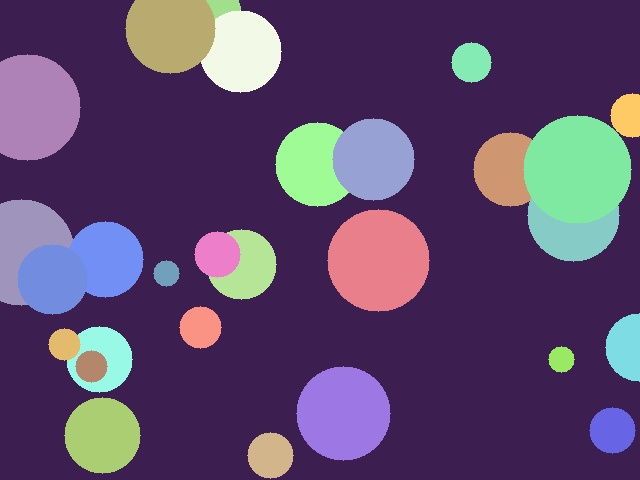
#> input picture Modul01 - Pendahuluan Komputer Vision/praktikum/image/abstrak.jpg, 640 x 480 px, given in place of kota.jpg, which was not available
$ python 02_histogram_equalization.py
#> lines starting #> are read from the running program, lines starting #| are printed output that depends on the picture; pictures that were not available may be replaced by others from this repository, and a replacement may not be noted
"""
==========================================================================
PERCOBAAN 02: HISTOGRAM EQUALIZATION
==========================================================================
Histogram equalization menyebarkan distribusi intensitas secara merata
sehingga kontras gambar meningkat secara global.

Fungsi:
- cv2.calcHist(images, channels, mask, histSize, ranges) → hitung histogram
- cv2.equalizeHist(src) → equalisasi histogram (grayscale)
- plt.hist() → visualisasi distribusi piksel
==========================================================================
"""

import cv2
import numpy as np
import os
import matplotlib.pyplot as plt

SCRIPT_DIR = os.path.dirname(os.path.abspath(__file__))
IMAGE_DIR = os.path.join(SCRIPT_DIR, "image")
OUTPUT_DIR = os.path.join(SCRIPT_DIR, "output")
os.makedirs(OUTPUT_DIR, exist_ok=True)

img = cv2.imread(os.path.join(IMAGE_DIR, "kota.jpg"))
#> img is the input picture: shape (480, 640, 3); mean B, G, R 109.1, 74.4, 93.5
if img is None:
    print("[ERROR] Jalankan download_image.py terlebih dahulu!"); exit()

# Konversi ke grayscale
gray = cv2.cvtColor(img, cv2.COLOR_BGR2GRAY)
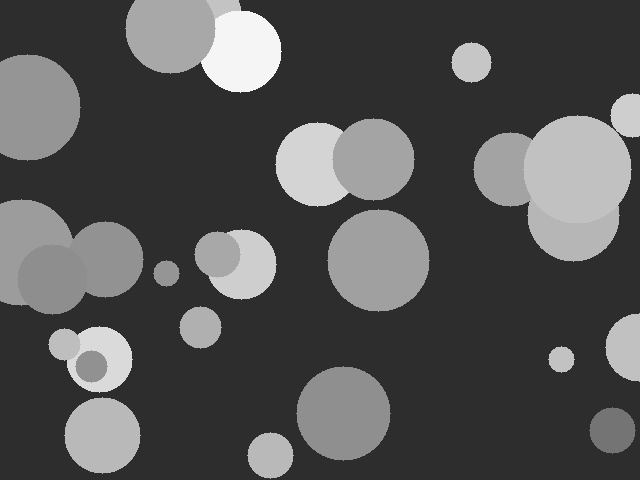
#> gray: shape (480, 640); min 37, max 252, mean 84.3

print("=" * 60)
print("PERCOBAAN 02: HISTOGRAM EQUALIZATION")
print("=" * 60)

# ============================================================
# 1. Histogram Gambar Asli
# ============================================================
print("\n--- 1. Histogram Asli ---")

# Hitung histogram menggunakan OpenCV
hist_orig = cv2.calcHist([gray], [0], None, [256], [0, 256])
#> hist_orig = 256 values, max 199288 at index 45, min 0 at index 0, mean 1200
print(f"  Mean intensitas: {gray.mean():.1f}")
#|   Mean intensitas: 84.3
print(f"  Std deviasi: {gray.std():.1f}")
#|   Std deviasi: 61.5
print(f"  Min/Max: {gray.min()}/{gray.max()}")
#|   Min/Max: 37/252

# ============================================================
# 2. Equalisasi Histogram
# ============================================================
print("\n--- 2. Equalisasi Histogram ---")

# Terapkan equalisasi histogram
eq = cv2.equalizeHist(gray)
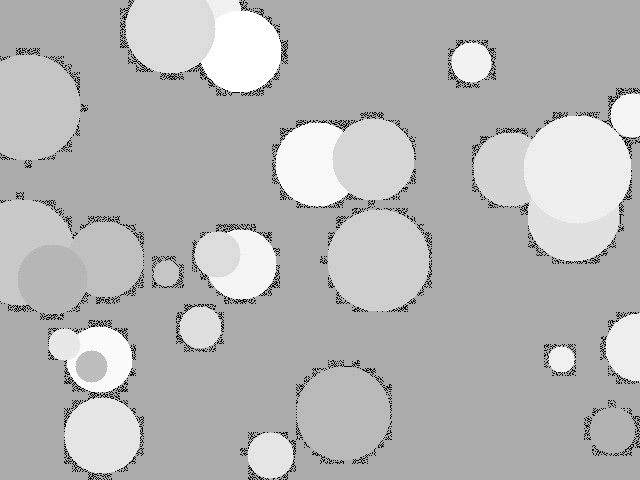
#> eq: shape (480, 640); min 0, max 255, mean 182
hist_eq = cv2.calcHist([eq], [0], None, [256], [0, 256])
#> hist_eq = 256 values, max 199288 at index 172, min 0 at index 4, mean 1200
print(f"  Mean setelah eq: {eq.mean():.1f}")
#|   Mean setelah eq: 182.0
print(f"  Std setelah eq: {eq.std():.1f}")
#|   Std setelah eq: 37.2
print(f"  Min/Max setelah eq: {eq.min()}/{eq.max()}")
#|   Min/Max setelah eq: 0/255

# ============================================================
# 3. Equalisasi pada Gambar Gelap
# ============================================================
print("\n--- 3. Equalisasi Gambar Gelap ---")

# Buat versi gelap dari gambar
dark = cv2.convertScaleAbs(gray, alpha=0.4, beta=-20)
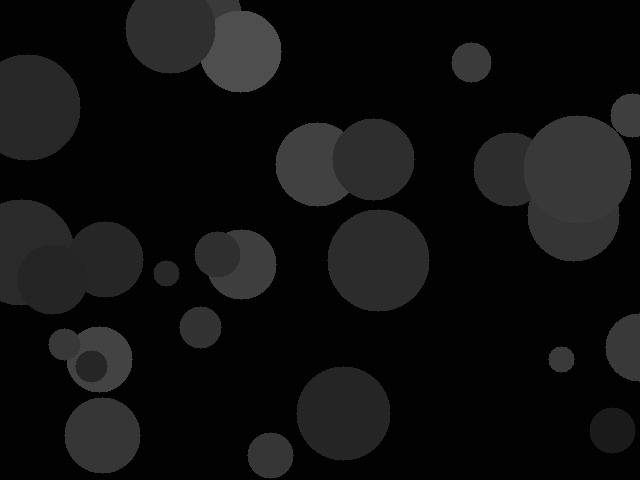
#> dark: shape (480, 640); min 0, max 81, mean 16.5
dark_eq = cv2.equalizeHist(dark)
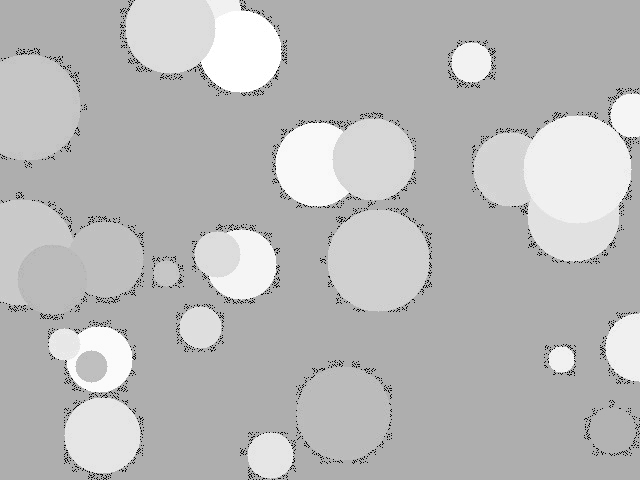
#> dark_eq: shape (480, 640); min 0, max 255, mean 185.4
print(f"  Gelap mean: {dark.mean():.1f} → Eq mean: {dark_eq.mean():.1f}")
#|   Gelap mean: 16.5 → Eq mean: 185.4

# ============================================================
# 4. Equalisasi pada Gambar Terang
# ============================================================
print("\n--- 4. Equalisasi Gambar Terang ---")

# Buat versi terang dari gambar
bright = cv2.convertScaleAbs(gray, alpha=0.8, beta=100)
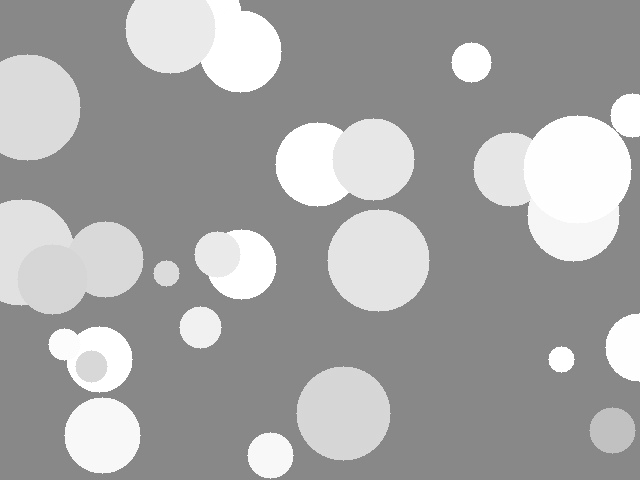
#> bright: shape (480, 640); min 130, max 255, mean 166.2
bright_eq = cv2.equalizeHist(bright)
print(f"  Terang mean: {bright.mean():.1f} → Eq mean: {bright_eq.mean():.1f}")
#|   Terang mean: 166.2 → Eq mean: 182.5

# ============================================================
# 5. Equalisasi Manual (Implementasi sendiri)
# ============================================================
print("\n--- 5. Equalisasi Manual ---")

# Hitung histogram
hist_manual = np.zeros(256, dtype=np.int64)
for val in gray.ravel():
    hist_manual[val] += 1
#> after the loop, hist_manual has the same summary as hist_orig

# Hitung CDF (Cumulative Distribution Function)
cdf = hist_manual.cumsum()
#> cdf = 256 values from 0 to 307200
# Normalisasi CDF ke range [0, 255]
cdf_normalized = ((cdf - cdf.min()) * 255 / (cdf.max() - cdf.min()))
#> cdf_normalized = 256 values from 0 to 255
cdf_normalized = cdf_normalized.astype(np.uint8)

# Terapkan mapping
eq_manual = cdf_normalized[gray]

# Bandingkan dengan OpenCV
diff = cv2.absdiff(eq, eq_manual).mean()
#> diff = 0.82
print(f"  Perbedaan manual vs OpenCV: {diff:.4f}")
#|   Perbedaan manual vs OpenCV: 0.8195

# ============================================================
# 6. Equalisasi pada Gambar Berwarna (YCrCb)
# ============================================================
print("\n--- 6. Equalisasi Gambar Berwarna ---")

# Konversi ke YCrCb (Y = luminance)
ycrcb = cv2.cvtColor(img, cv2.COLOR_BGR2YCrCb)
#> ycrcb: shape (480, 640, 3); mean of channels 0, 1, 2 84.3, 134.8, 142.2
# Equalisasi hanya channel Y (luminance)
ycrcb[:, :, 0] = cv2.equalizeHist(ycrcb[:, :, 0])
#> ycrcb: shape (480, 640, 3); mean of channels 0, 1, 2 182, 134.8, 142.2
# Konversi kembali ke BGR
eq_color = cv2.cvtColor(ycrcb, cv2.COLOR_YCrCb2BGR)
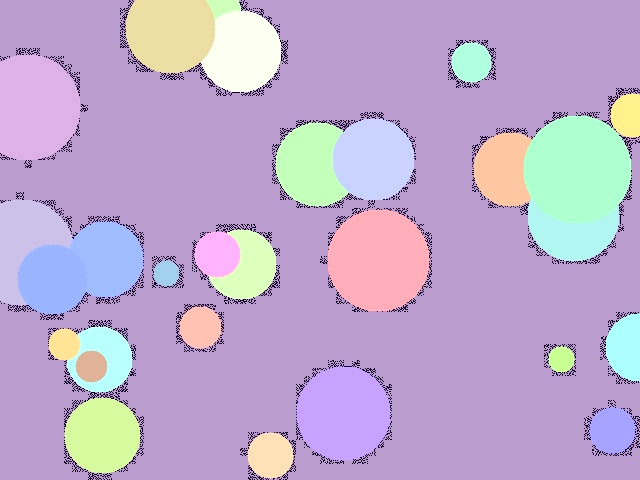
#> eq_color: shape (480, 640, 3); mean B, G, R 205.5, 170.7, 190.1
print("  Equalisasi channel Y pada YCrCb")

# ============================================================
# 7. Visualisasi
# ============================================================
fig, axes = plt.subplots(3, 4, figsize=(20, 15))

# Baris 1: Original vs Equalized + histogram
axes[0, 0].imshow(gray, cmap='gray')
axes[0, 0].set_title("Original")
axes[0, 0].axis("off")

axes[0, 1].hist(gray.ravel(), 256, [0, 256], color='steelblue', alpha=0.8)
axes[0, 1].set_title("Histogram Original")
axes[0, 1].set_xlim(0, 256)

axes[0, 2].imshow(eq, cmap='gray')
axes[0, 2].set_title("Equalized")
axes[0, 2].axis("off")

axes[0, 3].hist(eq.ravel(), 256, [0, 256], color='coral', alpha=0.8)
axes[0, 3].set_title("Histogram Equalized")
axes[0, 3].set_xlim(0, 256)

# Baris 2: Dark vs Dark Eq
axes[1, 0].imshow(dark, cmap='gray')
axes[1, 0].set_title("Gelap")
axes[1, 0].axis("off")

axes[1, 1].hist(dark.ravel(), 256, [0, 256], color='steelblue', alpha=0.8)
axes[1, 1].set_title("Hist Gelap")
axes[1, 1].set_xlim(0, 256)

axes[1, 2].imshow(dark_eq, cmap='gray')
axes[1, 2].set_title("Eq Gelap")
axes[1, 2].axis("off")

axes[1, 3].hist(dark_eq.ravel(), 256, [0, 256], color='coral', alpha=0.8)
axes[1, 3].set_title("Hist Eq Gelap")
axes[1, 3].set_xlim(0, 256)

# Baris 3: Warna
axes[2, 0].imshow(cv2.cvtColor(img, cv2.COLOR_BGR2RGB))
axes[2, 0].set_title("Original Warna")
axes[2, 0].axis("off")

axes[2, 1].imshow(cv2.cvtColor(eq_color, cv2.COLOR_BGR2RGB))
axes[2, 1].set_title("Eq Warna (YCrCb)")
axes[2, 1].axis("off")

# CDF plot
axes[2, 2].plot(cdf / cdf.max() * 255, color='steelblue', label='CDF Original')
cdf_eq = cv2.calcHist([eq], [0], None, [256], [0, 256]).cumsum()
#> cdf_eq = 256 values from 210 to 307200
axes[2, 2].plot(cdf_eq / cdf_eq.max() * 255, color='coral', label='CDF Eq')
axes[2, 2].set_title("CDF")
axes[2, 2].legend()
axes[2, 2].set_xlim(0, 256)

axes[2, 3].axis("off")

plt.suptitle("Percobaan 02: Histogram Equalization", fontsize=16, fontweight="bold")
plt.tight_layout()

path = os.path.join(OUTPUT_DIR, "02_histogram_equalization_hasil.png")
plt.savefig(path, dpi=150, bbox_inches="tight")
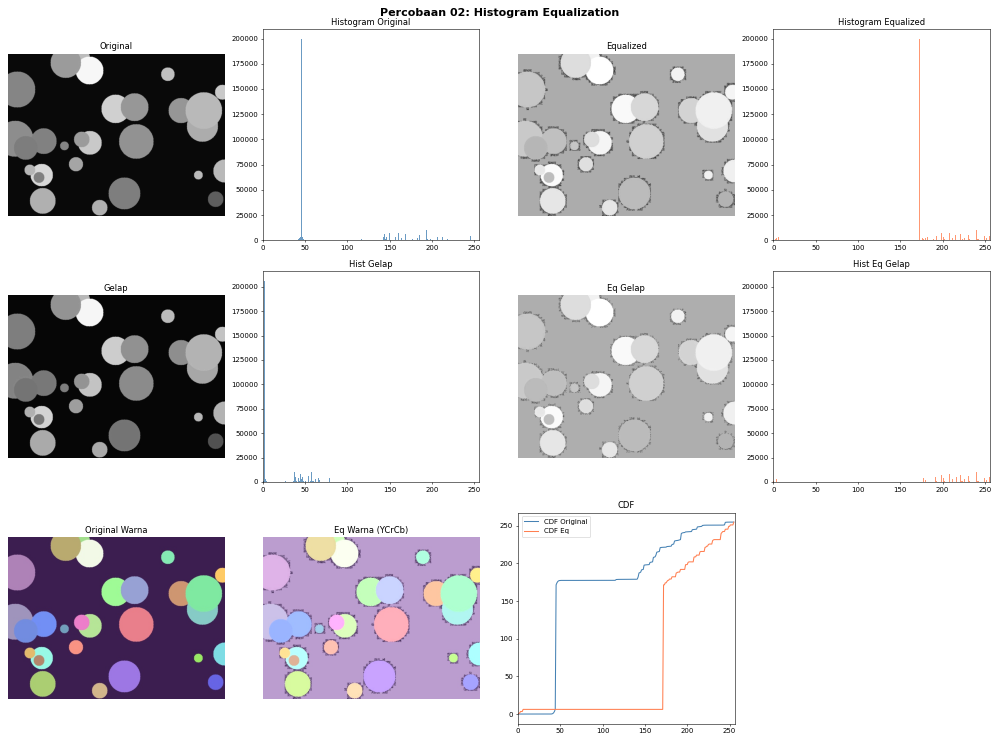
#> figure drawn by matplotlib, 11 panels; panel 2: tallest bar 199288 high, from x = 45 to 46; panel 4: tallest bar 199288 high, from x = 172 to 173; panel 6: tallest bar 205931 high, from x = 2 to 3; panel 8: tallest bar 205931 high, from x = 174 to 175
print(f"\n[OUTPUT] {path}")

# ============================================================
# RINGKASAN
# ============================================================
print("\n" + "=" * 60)
print("RINGKASAN PERCOBAAN 02")
print("=" * 60)
print("""
1. Histogram equalization menyebarkan intensitas piksel merata
2. cv2.equalizeHist() bekerja pada gambar grayscale saja
3. Untuk gambar berwarna: konversi ke YCrCb, eq channel Y
4. CDF (Cumulative Distribution Function) menjadi lookup table
5. Efektif meningkatkan kontras gambar gelap/terang
6. Implementasi manual: histogram → CDF → normalisasi → mapping
""")
